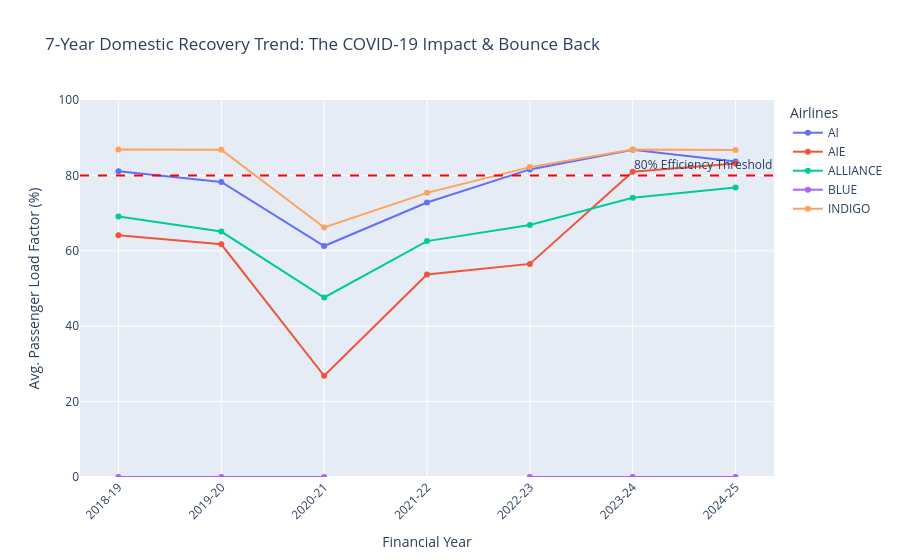

Here is the notebook cell this chart was saved with:
### Code cell
import plotly.express as px

fig = px.line(
    recovery_trend_refined, 
    x='Session', 
    y='PLF', 
    color='Airline',
    markers=True,
    title='7-Year Domestic Recovery Trend: The COVID-19 Impact & Bounce Back',
    labels={'PLF': 'Avg. Passenger Load Factor (%)', 'Session': 'Financial Year'},
    category_orders={"Session": ["2018-19", "2019-20", "2020-21", "2021-22", "2022-23", "2023-24", "2024-25"]}
)

# Add a horizontal line for the industry "Healthy" benchmark (usually 80-85%)
fig.add_hline(y=80, line_dash="dash", line_color="red", annotation_text="80% Efficiency Threshold")

# Enhance layout
fig.update_layout(
    xaxis_tickangle=-45,
    legend_title_text='Airlines',
    hovermode='x unified',
    yaxis_range=[0, 100] # Keeps the scale consistent
)

fig.show()

### Figure 1 — Plotly figure (JSON) as saved in the notebook; plotly's stock layout.template omitted (floating-point values rounded to 4 significant figures)
{"data": [{"hovertemplate": "Airline=AI<br>Financial Year=%{x}<br>Avg. Passenger Load Factor (%)=%{y}<extra></extra>", "legendgroup": "AI", "line": {"color": "#636efa", "dash": "solid"}, "marker": {"symbol": "circle"}, "mode": "lines+markers", "name": "AI", "orientation": "v", "showlegend": true, "type": "scatter", "x": ["2018-19", "2019-20", "2020-21", "2021-22", "2022-23", "2023-24", "2024-25"], "xaxis": "x", "y": [81.13, 78.27, 61.27, 72.82, 81.59, 86.77, 83.68], "yaxis": "y"}, {"hovertemplate": "Airline=AIE<br>Financial Year=%{x}<br>Avg. Passenger Load Factor (%)=%{y}<extra></extra>", "legendgroup": "AIE", "line": {"color": "#EF553B", "dash": "solid"}, "marker": {"symbol": "circle"}, "mode": "lines+markers", "name": "AIE", "orientation": "v", "showlegend": true, "type": "scatter", "x": ["2018-19", "2019-20", "2020-21", "2021-22", "2022-23", "2023-24", "2024-25"], "xaxis": "x", "y": [64.14, 61.72, 26.86, 53.72, 56.53, 80.98, 83.18], "yaxis": "y"}, {"hovertemplate": "Airline=ALLIANCE<br>Financial Year=%{x}<br>Avg. Passenger Load Factor (%)=%{y}<extra></extra>", "legendgroup": "ALLIANCE", "line": {"color": "#00cc96", "dash": "solid"}, "marker": {"symbol": "circle"}, "mode": "lines+markers", "name": "ALLIANCE", "orientation": "v", "showlegend": true, "type": "scatter", "x": ["2018-19", "2019-20", "2020-21", "2021-22", "2022-23", "2023-24", "2024-25"], "xaxis": "x", "y": [69.11, 65.11, 47.62, 62.58, 66.87, 74.08, 76.81], "yaxis": "y"}, {"hovertemplate": "Airline=BLUE<br>Financial Year=%{x}<br>Avg. Passenger Load Factor (%)=%{y}<extra></extra>", "legendgroup": "BLUE", "line": {"color": "#ab63fa", "dash": "solid"}, "marker": {"symbol": "circle"}, "mode": "lines+markers", "name": "BLUE", "orientation": "v", "showlegend": true, "type": "scatter", "x": ["2018-19", "2019-20", "2020-21", "2021-22", "2022-23", "2023-24", "2024-25"], "xaxis": "x", "y": [0.0, 0.0, 0.0, NaN, 0.0, 0.0, 0.0], "yaxis": "y"}, {"hovertemplate": "Airline=INDIGO<br>Financial Year=%{x}<br>Avg. Passenger Load Factor (%)=%{y}<extra></extra>", "legendgroup": "INDIGO", "line": {"color": "#FFA15A", "dash": "solid"}, "marker": {"symbol": "circle"}, "mode": "lines+markers", "name": "INDIGO", "orientation": "v", "showlegend": true, "type": "scatter", "x": ["2018-19", "2019-20", "2020-21", "2021-22", "2022-23", "2023-24", "2024-25"], "xaxis": "x", "y": [86.9, 86.82, 66.2, 75.37, 82.2, 86.89, 86.74], "yaxis": "y"}], "layout": {"annotations": [{"showarrow": false, "text": "80% Efficiency Threshold", "x": 1, "xanchor": "right", "xref": "x domain", "y": 80, "yanchor": "bottom", "yref": "y"}], "hovermode": "x unified", "legend": {"title": {"text": "Airlines"}, "tracegroupgap": 0}, "shapes": [{"line": {"color": "red", "dash": "dash"}, "type": "line", "x0": 0, "x1": 1, "xref": "x domain", "y0": 80, "y1": 80, "yref": "y"}], "title": {"text": "7-Year Domestic Recovery Trend: The COVID-19 Impact & Bounce Back"}, "xaxis": {"anchor": "y", "categoryarray": ["2018-19", "2019-20", "2020-21", "2021-22", "2022-23", "2023-24", "2024-25"], "categoryorder": "array", "domain": [0, 1], "tickangle": -45, "title": {"text": "Financial Year"}}, "yaxis": {"anchor": "x", "domain": [0, 1], "range": [0, 100], "title": {"text": "Avg. Passenger Load Factor (%)"}}}}
